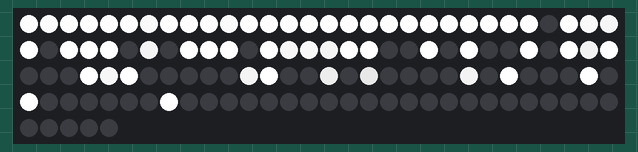
Recording of a sketch running on a simulated Arduino Uno, built with avr-gcc and run on an emulated ATmega328P. Parts: 125 RGB LEDs in strip order, left to right, continuing on the next row. Random numbers use the default seed unless the sketch sets one.

Above: at 3.06 s.
At 7.65 s:
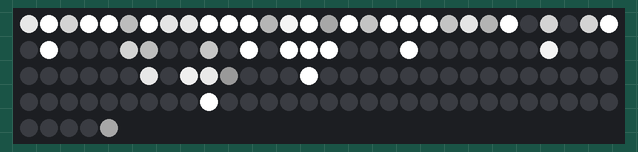
At 12.25 s:
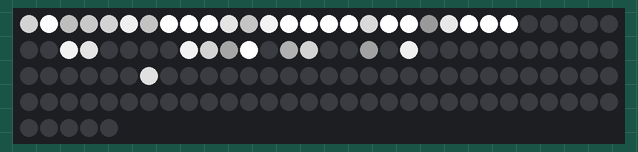
At 21.45 s:
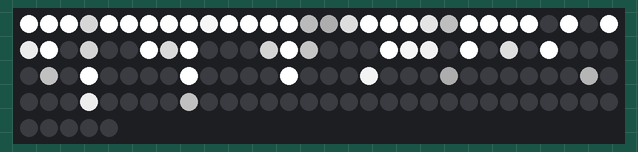
At 30.65 s:
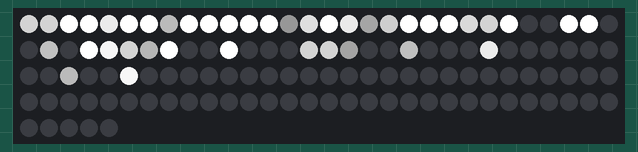
At 39.85 s:
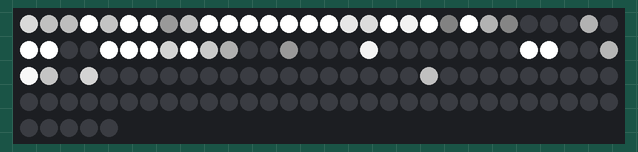

The sketch:

VU_Meter.ino
```cpp
// Written by Barnaby Collins, 2020

#include <FastLED.h>

#define LED_PIN 2
#define NUM_LEDS 125
#define LAYER_SIZE 25
#define FPS 10
#define BRIGHTNESS 255

CRGB leds[NUM_LEDS];
unsigned long lastMillis;
int numLayers;

// stores information about the peaks to be run - for each one:
// - max height
// - time
// - current step
float peaks[LAYER_SIZE][3];

void setup() {
  Serial.begin(9600);
  delay(3000);
  FastLED.addLeds<PL9823, LED_PIN, GRB>(leds, NUM_LEDS);
  FastLED.setBrightness(BRIGHTNESS);
  numLayers = NUM_LEDS / LAYER_SIZE;
}

void loop() {
  unsigned long currentMillis = millis();
  if (currentMillis != lastMillis && currentMillis % (int) (1000/FPS) == 0) {
    lastMillis = currentMillis;

    for (int i = 0; i < LAYER_SIZE; i++) {
      if (peaks[i][2] >= peaks[i][1]) {
        peaks[i][0] = random(10, 51)/10;
        peaks[i][1] = random(FPS/2, FPS*2);
        peaks[i][2] = 0;
      }

      int p = peaks[i][1]*2;
      float a = peaks[i][0];
      float x = peaks[i][2];
      // https://en.wikipedia.org/wiki/Triangle_wave
      float curHeight = ((2*a)/p) * abs(fmod((x - p/4), p) - p/2) - a/2;
      int curLED = 0;
      while (curHeight != 0) {
        float value = min(curHeight, 1);
        leds[25 * curLED + i] = CRGB(value * 255, value * 255, value * 255);
        curHeight -= value;
        curLED += 1;
      }
      while (curLED < numLayers) {
        leds[25 * curLED + i] = CRGB(0, 0, 0);
        curLED += 1;
      }

      peaks[i][2] += 1;
    }
    FastLED.show();
  }
}
```
